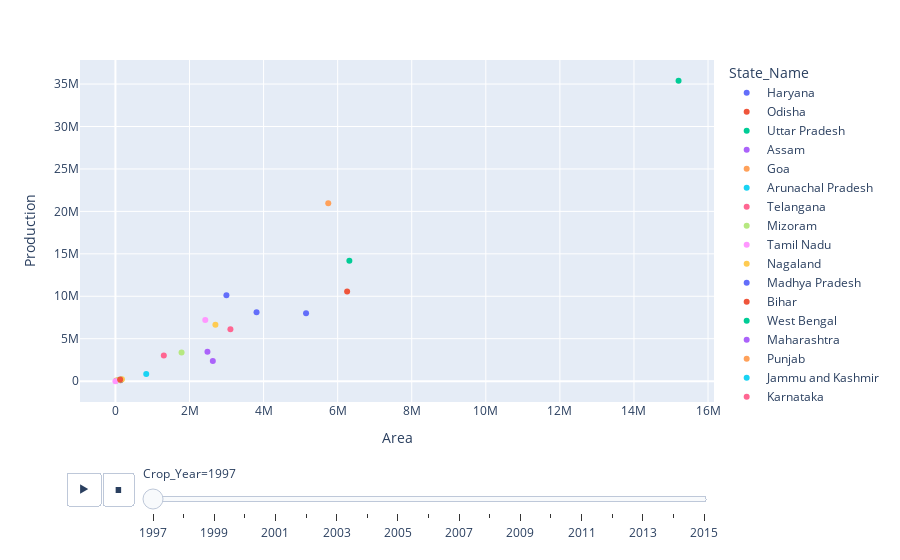

Notebook code cell kept with this figure:
### Code cell
px.scatter(df_,x = 'Area',y = "Production",animation_frame = 'Crop_Year',animation_group="State_Name",color = "State_Name")

### Figure 1 — Plotly figure (JSON) as saved in the notebook; plotly's stock layout.template omitted (floating-point values rounded to 4 significant figures)
{"data": [{"hovertemplate": "State_Name=Haryana<br>Crop_Year=1997<br>Area=%{x}<br>Production=%{y}<extra></extra>", "ids": ["Haryana"], "legendgroup": "Haryana", "marker": {"color": "#636efa", "symbol": "circle"}, "mode": "markers", "name": "Haryana", "orientation": "v", "showlegend": true, "type": "scatter", "x": [2996000], "xaxis": "x", "y": [10134000], "yaxis": "y"}, {"hovertemplate": "State_Name=Odisha<br>Crop_Year=1997<br>Area=%{x}<br>Production=%{y}<extra></extra>", "ids": ["Odisha"], "legendgroup": "Odisha", "marker": {"color": "#EF553B", "symbol": "circle"}, "mode": "markers", "name": "Odisha", "orientation": "v", "showlegend": true, "type": "scatter", "x": [137600], "xaxis": "x", "y": [117812], "yaxis": "y"}, {"hovertemplate": "State_Name=Uttar Pradesh<br>Crop_Year=1997<br>Area=%{x}<br>Production=%{y}<extra></extra>", "ids": ["Uttar Pradesh"], "legendgroup": "Uttar Pradesh", "marker": {"color": "#00cc96", "symbol": "circle"}, "mode": "markers", "name": "Uttar Pradesh", "orientation": "v", "showlegend": true, "type": "scatter", "x": [15203978], "xaxis": "x", "y": [35378811], "yaxis": "y"}, {"hovertemplate": "State_Name=Assam<br>Crop_Year=1997<br>Area=%{x}<br>Production=%{y}<extra></extra>", "ids": ["Assam"], "legendgroup": "Assam", "marker": {"color": "#ab63fa", "symbol": "circle"}, "mode": "markers", "name": "Assam", "orientation": "v", "showlegend": true, "type": "scatter", "x": [2629567], "xaxis": "x", "y": [2380005], "yaxis": "y"}, {"hovertemplate": "State_Name=Goa<br>Crop_Year=1997<br>Area=%{x}<br>Production=%{y}<extra></extra>", "ids": ["Goa"], "legendgroup": "Goa", "marker": {"color": "#FFA15A", "symbol": "circle"}, "mode": "markers", "name": "Goa", "orientation": "v", "showlegend": true, "type": "scatter", "x": [24386], "xaxis": "x", "y": [62392], "yaxis": "y"}, {"hovertemplate": "State_Name=Arunachal Pradesh<br>Crop_Year=1997<br>Area=%{x}<br>Production=%{y}<extra></extra>", "ids": ["Arunachal Pradesh"], "legendgroup": "Arunachal Pradesh", "marker": {"color": "#19d3f3", "symbol": "circle"}, "mode": "markers", "name": "Arunachal Pradesh", "orientation": "v", "showlegend": true, "type": "scatter", "x": [158309], "xaxis": "x", "y": [185005], "yaxis": "y"}, {"hovertemplate": "State_Name=Telangana <br>Crop_Year=1997<br>Area=%{x}<br>Production=%{y}<extra></extra>", "ids": ["Telangana "], "legendgroup": "Telangana ", "marker": {"color": "#FF6692", "symbol": "circle"}, "mode": "markers", "name": "Telangana ", "orientation": "v", "showlegend": true, "type": "scatter", "x": [1305700], "xaxis": "x", "y": [3033900], "yaxis": "y"}, {"hovertemplate": "State_Name=Mizoram<br>Crop_Year=1997<br>Area=%{x}<br>Production=%{y}<extra></extra>", "ids": ["Mizoram"], "legendgroup": "Mizoram", "marker": {"color": "#B6E880", "symbol": "circle"}, "mode": "markers", "name": "Mizoram", "orientation": "v", "showlegend": true, "type": "scatter", "x": [76396], "xaxis": "x", "y": [127083], "yaxis": "y"}, {"hovertemplate": "State_Name=Tamil Nadu<br>Crop_Year=1997<br>Area=%{x}<br>Production=%{y}<extra></extra>", "ids": ["Tamil Nadu"], "legendgroup": "Tamil Nadu", "marker": {"color": "#FF97FF", "symbol": "circle"}, "mode": "markers", "name": "Tamil Nadu", "orientation": "v", "showlegend": true, "type": "scatter", "x": [2425631], "xaxis": "x", "y": [7206610], "yaxis": "y"}, {"hovertemplate": "State_Name=Nagaland<br>Crop_Year=1997<br>Area=%{x}<br>Production=%{y}<extra></extra>", "ids": ["Nagaland"], "legendgroup": "Nagaland", "marker": {"color": "#FECB52", "symbol": "circle"}, "mode": "markers", "name": "Nagaland", "orientation": "v", "showlegend": true, "type": "scatter", "x": [175200], "xaxis": "x", "y": [218250], "yaxis": "y"}, {"hovertemplate": "State_Name=Madhya Pradesh<br>Crop_Year=1997<br>Area=%{x}<br>Production=%{y}<extra></extra>", "ids": ["Madhya Pradesh"], "legendgroup": "Madhya Pradesh", "marker": {"color": "#636efa", "symbol": "circle"}, "mode": "markers", "name": "Madhya Pradesh", "orientation": "v", "showlegend": true, "type": "scatter", "x": [5146300], "xaxis": "x", "y": [8010700], "yaxis": "y"}, {"hovertemplate": "State_Name=Bihar<br>Crop_Year=1997<br>Area=%{x}<br>Production=%{y}<extra></extra>", "ids": ["Bihar"], "legendgroup": "Bihar", "marker": {"color": "#EF553B", "symbol": "circle"}, "mode": "markers", "name": "Bihar", "orientation": "v", "showlegend": true, "type": "scatter", "x": [6255930], "xaxis": "x", "y": [10563920], "yaxis": "y"}, {"hovertemplate": "State_Name=West Bengal<br>Crop_Year=1997<br>Area=%{x}<br>Production=%{y}<extra></extra>", "ids": ["West Bengal"], "legendgroup": "West Bengal", "marker": {"color": "#00cc96", "symbol": "circle"}, "mode": "markers", "name": "West Bengal", "orientation": "v", "showlegend": true, "type": "scatter", "x": [6315728], "xaxis": "x", "y": [14192790], "yaxis": "y"}, {"hovertemplate": "State_Name=Maharashtra<br>Crop_Year=1997<br>Area=%{x}<br>Production=%{y}<extra></extra>", "ids": ["Maharashtra"], "legendgroup": "Maharashtra", "marker": {"color": "#ab63fa", "symbol": "circle"}, "mode": "markers", "name": "Maharashtra", "orientation": "v", "showlegend": true, "type": "scatter", "x": [2484150], "xaxis": "x", "y": [3465341], "yaxis": "y"}, {"hovertemplate": "State_Name=Punjab<br>Crop_Year=1997<br>Area=%{x}<br>Production=%{y}<extra></extra>", "ids": ["Punjab"], "legendgroup": "Punjab", "marker": {"color": "#FFA15A", "symbol": "circle"}, "mode": "markers", "name": "Punjab", "orientation": "v", "showlegend": true, "type": "scatter", "x": [5746000], "xaxis": "x", "y": [20964000], "yaxis": "y"}, {"hovertemplate": "State_Name=Jammu and Kashmir <br>Crop_Year=1997<br>Area=%{x}<br>Production=%{y}<extra></extra>", "ids": ["Jammu and Kashmir "], "legendgroup": "Jammu and Kashmir ", "marker": {"color": "#19d3f3", "symbol": "circle"}, "mode": "markers", "name": "Jammu and Kashmir ", "orientation": "v", "showlegend": true, "type": "scatter", "x": [831301], "xaxis": "x", "y": [842858], "yaxis": "y"}, {"hovertemplate": "State_Name=Karnataka<br>Crop_Year=1997<br>Area=%{x}<br>Production=%{y}<extra></extra>", "ids": ["Karnataka"], "legendgroup": "Karnataka", "marker": {"color": "#FF6692", "symbol": "circle"}, "mode": "markers", "name": "Karnataka", "orientation": "v", "showlegend": true, "type": "scatter", "x": [3104078], "xaxis": "x", "y": [6115084], "yaxis": "y"}, {"hovertemplate": "State_Name=Gujarat<br>Crop_Year=1997<br>Area=%{x}<br>Production=%{y}<extra></extra>", "ids": ["Gujarat"], "legendgroup": "Gujarat", "marker": {"color": "#B6E880", "symbol": "circle"}, "mode": "markers", "name": "Gujarat", "orientation": "v", "showlegend": true, "type": "scatter", "x": [1785300], "xaxis": "x", "y": [3366300], "yaxis": "y"}, {"hovertemplate": "State_Name=Manipur<br>Crop_Year=1997<br>Area=%{x}<br>Production=%{y}<extra></extra>", "ids": ["Manipur"], "legendgroup": "Manipur", "marker": {"color": "#FF97FF", "symbol": "circle"}, "mode": "markers", "name": "Manipur", "orientation": "v", "showlegend": true, "type": "scatter", "x": [161], "xaxis": "x", "y": [371], "yaxis": "y"}, {"hovertemplate": "State_Name=Andhra Pradesh<br>Crop_Year=1997<br>Area=%{x}<br>Production=%{y}<extra></extra>", "ids": ["Andhra Pradesh"], "legendgroup": "Andhra Pradesh", "marker": {"color": "#FECB52", "symbol": "circle"}, "mode": "markers", "name": "Andhra Pradesh", "orientation": "v", "showlegend": true, "type": "scatter", "x": [2699200], "xaxis": "x", "y": [6654900], "yaxis": "y"}, {"hovertemplate": "State_Name=Rajasthan<br>Crop_Year=1997<br>Area=%{x}<br>Production=%{y}<extra></extra>", "ids": ["Rajasthan"], "legendgroup": "Rajasthan", "marker": {"color": "#636efa", "symbol": "circle"}, "mode": "markers", "name": "Rajasthan", "orientation": "v", "showlegend": true, "type": "scatter", "x": [3809600], "xaxis": "x", "y": [8113500], "yaxis": "y"}, {"hovertemplate": "State_Name=Meghalaya<br>Crop_Year=1997<br>Area=%{x}<br>Production=%{y}<extra></extra>", "ids": ["Meghalaya"], "legendgroup": "Meghalaya", "marker": {"color": "#EF553B", "symbol": "circle"}, "mode": "markers", "name": "Meghalaya", "orientation": "v", "showlegend": true, "type": "scatter", "x": [126632], "xaxis": "x", "y": [181873], "yaxis": "y"}], "layout": {"legend": {"title": {"text": "State_Name"}, "tracegroupgap": 0}, "margin": {"t": 60}, "sliders": [{"active": 0, "currentvalue": {"prefix": "Crop_Year="}, "len": 0.9, "pad": {"b": 10, "t": 60}, "steps": [{"args": [["1997"], {"frame": {"duration": 0, "redraw": false}, "fromcurrent": true, "mode": "immediate", "transition": {"duration": 0, "easing": "linear"}}], "label": "1997", "method": "animate"}, {"args": [["1998"], {"frame": {"duration": 0, "redraw": false}, "fromcurrent": true, "mode": "immediate", "transition": {"duration": 0, "easing": "linear"}}], "label": "1998", "method": "animate"}, {"args": [["1999"], {"frame": {"duration": 0, "redraw": false}, "fromcurrent": true, "mode": "immediate", "transition": {"duration": 0, "easing": "linear"}}], "label": "1999", "method": "animate"}, {"args": [["2000"], {"frame": {"duration": 0, "redraw": false}, "fromcurrent": true, "mode": "immediate", "transition": {"duration": 0, "easing": "linear"}}], "label": "2000", "method": "animate"}, {"args": [["2001"], {"frame": {"duration": 0, "redraw": false}, "fromcurrent": true, "mode": "immediate", "transition": {"duration": 0, "easing": "linear"}}], "label": "2001", "method": "animate"}, {"args": [["2002"], {"frame": {"duration": 0, "redraw": false}, "fromcurrent": true, "mode": "immediate", "transition": {"duration": 0, "easing": "linear"}}], "label": "2002", "method": "animate"}, {"args": [["2003"], {"frame": {"duration": 0, "redraw": false}, "fromcurrent": true, "mode": "immediate", "transition": {"duration": 0, "easing": "linear"}}], "label": "2003", "method": "animate"}, {"args": [["2004"], {"frame": {"duration": 0, "redraw": false}, "fromcurrent": true, "mode": "immediate", "transition": {"duration": 0, "easing": "linear"}}], "label": "2004", "method": "animate"}, {"args": [["2005"], {"frame": {"duration": 0, "redraw": false}, "fromcurrent": true, "mode": "immediate", "transition": {"duration": 0, "easing": "linear"}}], "label": "2005", "method": "animate"}, {"args": [["2006"], {"frame": {"duration": 0, "redraw": false}, "fromcurrent": true, "mode": "immediate", "transition": {"duration": 0, "easing": "linear"}}], "label": "2006", "method": "animate"}, {"args": [["2007"], {"frame": {"duration": 0, "redraw": false}, "fromcurrent": true, "mode": "immediate", "transition": {"duration": 0, "easing": "linear"}}], "label": "2007", "method": "animate"}, {"args": [["2008"], {"frame": {"duration": 0, "redraw": false}, "fromcurrent": true, "mode": "immediate", "transition": {"duration": 0, "easing": "linear"}}], "label": "2008", "method": "animate"}, {"args": [["2009"], {"frame": {"duration": 0, "redraw": false}, "fromcurrent": true, "mode": "immediate", "transition": {"duration": 0, "easing": "linear"}}], "label": "2009", "method": "animate"}, {"args": [["2010"], {"frame": {"duration": 0, "redraw": false}, "fromcurrent": true, "mode": "immediate", "transition": {"duration": 0, "easing": "linear"}}], "label": "2010", "method": "animate"}, {"args": [["2011"], {"frame": {"duration": 0, "redraw": false}, "fromcurrent": true, "mode": "immediate", "transition": {"duration": 0, "easing": "linear"}}], "label": "2011", "method": "animate"}, {"args": [["2012"], {"frame": {"duration": 0, "redraw": false}, "fromcurrent": true, "mode": "immediate", "transition": {"duration": 0, "easing": "linear"}}], "label": "2012", "method": "animate"}, {"args": [["2013"], {"frame": {"duration": 0, "redraw": false}, "fromcurrent": true, "mode": "immediate", "transition": {"duration": 0, "easing": "linear"}}], "label": "2013", "method": "animate"}, {"args": [["2014"], {"frame": {"duration": 0, "redraw": false}, "fromcurrent": true, "mode": "immediate", "transition": {"duration": 0, "easing": "linear"}}], "label": "2014", "method": "animate"}, {"args": [["2015"], {"frame": {"duration": 0, "redraw": false}, "fromcurrent": true, "mode": "immediate", "transition": {"duration": 0, "easing": "linear"}}], "label": "2015", "method": "animate"}], "x": 0.1, "xanchor": "left", "y": 0, "yanchor": "top"}], "updatemenus": [{"buttons": [{"args": [null, {"frame": {"duration": 500, "redraw": false}, "fromcurrent": true, "mode": "immediate", "transition": {"duration": 500, "easing": "linear"}}], "label": "&#9654;", "method": "animate"}, {"args": [[null], {"frame": {"duration": 0, "redraw": false}, "fromcurrent": true, "mode": "immediate", "transition": {"duration": 0, "easing": "linear"}}], "label": "&#9724;", "method": "animate"}], "direction": "left", "pad": {"r": 10, "t": 70}, "showactive": false, "type": "buttons", "x": 0.1, "xanchor": "right", "y": 0, "yanchor": "top"}], "xaxis": {"anchor": "y", "domain": [0, 1], "title": {"text": "Area"}}, "yaxis": {"anchor": "x", "domain": [0, 1], "title": {"text": "Production"}}}}
